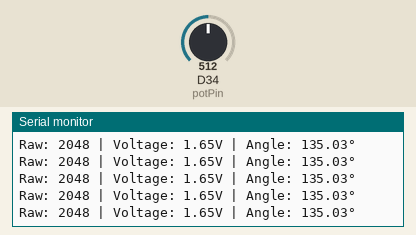
Bench run of a sketch on a simulated Arduino Due. On the bench: the last lines printed to the serial monitor. Inputs (shaded band) come from the test bench; at power-on: D34 (potPin) = 512 (analog values on the 0–1023 scale).

Above: at 1.2 s.
1.3 s: D34 (potPin) set to 716
At 1.31 s:
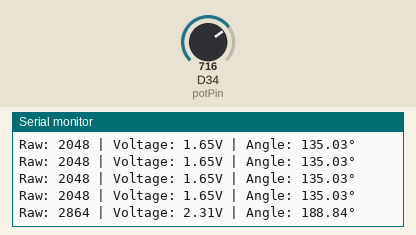
2.8 s: D34 (potPin) set to 900
At 2.82 s:
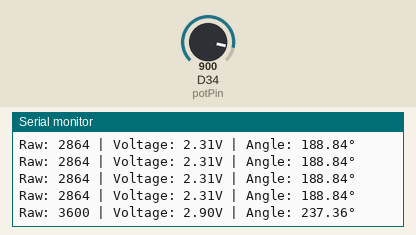
Timing chart, 0 to 5.8 s (numbered marks = the images above; inputs shaded):
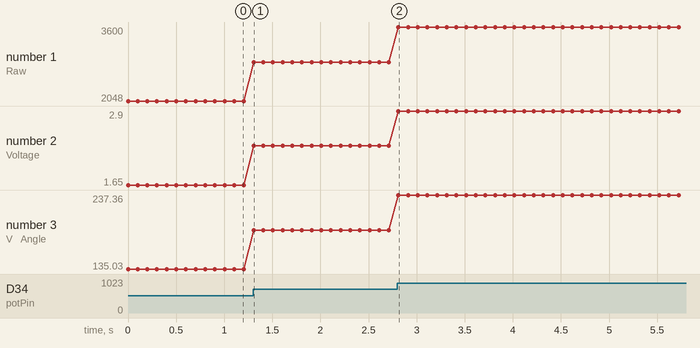

Measured:
- after the input at 1.3 s, the serial monitor: prints a new line at once (image 1)
- after the input at 2.8 s, the serial monitor: prints a new line at once (image 2)
- plotted number 1: 2048 → 2864 after the input at 1.3 s, 2864 → 3600 after the input at 2.8 s
- plotted number 2: 1.65 → 2.31 after the input at 1.3 s, 2.31 → 2.9 after the input at 2.8 s
- plotted number 3: 135.03 → 188.84 after the input at 1.3 s, 188.84 → 237.36 after the input at 2.8 s

The sketch:

Axis_degree_calibration.ino
```cpp
// this code helps to messure the degree of rotation of the axis (potentiometer) manually to set the limits of the axis in the code for the robotic arm.
// It reads the raw value from the potentiometer, converts it to voltage, and then calculates the corresponding angle in degrees based on a standard 270-degree potentiometer. This is useful for calibrating each axis of the robotic arm to ensure accurate movement within its physical limits.


const int potPin = 34; // Analog pin for potentiometer

void setup() {
  Serial.begin(115200);
  // Set ADC resolution to 12-bit (0-4095)
  analogReadResolution(12);
}

void loop() {
  int rawValue = analogRead(potPin);

  // Calculate voltage to ensure wiring is correct (should be 0 to 3.3V)
  float voltage = rawValue * (3.3 / 4095.0);

  // Calculate degrees based on a standard 270-degree potentiometer
  // If your pot has a different range, change 270.0
  float degrees = (rawValue / 4095.0) * 270.0;

  Serial.print("Raw: ");
  Serial.print(rawValue);
  Serial.print(" | Voltage: ");
  Serial.print(voltage);
  Serial.print("V | Angle: ");
  Serial.print(degrees);
  Serial.println("°");

  delay(100);
}
```
